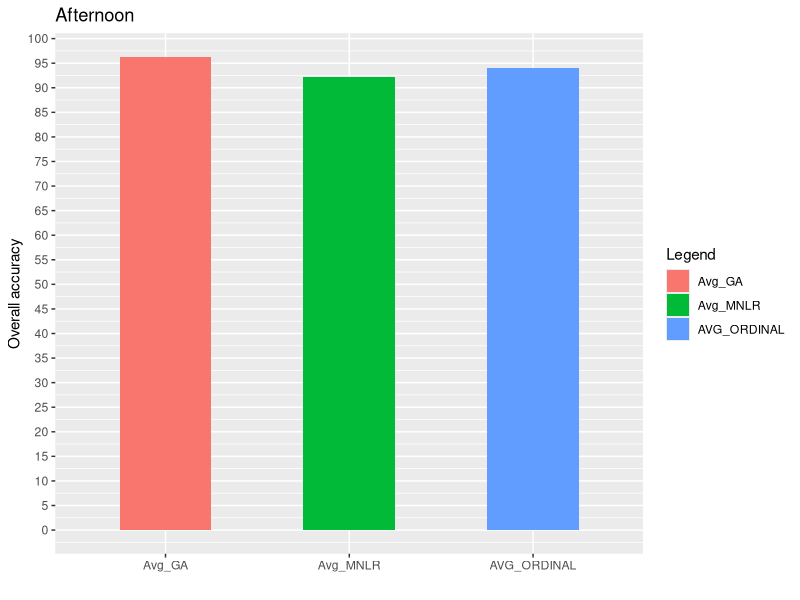

R code for this plot:
library(readxl)
library(ggplot2)

afternoon_AvgOrdinal<-max(unlist(read_excel("Alldata_excel.xlsx", sheet = "All data", range = "R56",col_names = FALSE)))
afternoon_AvgMNLR<-max(unlist(read_excel("Alldata_excel.xlsx",sheet = "All data", range = "R57",col_names = FALSE)))
afternoon_AvgGA<-max(unlist(read_excel("Alldata_excel.xlsx", range = "R58",col_names = FALSE)))


#max(midnight_load)
#geom_hline(yintercept = 0, color = "black", linetype = "solid") #draws the x-axis line

loadData<-data.frame(
  AccuracyAVG = c(afternoon_AvgOrdinal,afternoon_AvgMNLR,afternoon_AvgGA),
  xvalues =c("AVG_ORDINAL","Avg_MNLR","Avg_GA")
)
tiff("afternoonAvgAccuracyBarChart.tiff", units="in", width=10, height=10, res=300)
ggplot(loadData,aes(x=xvalues,y=AccuracyAVG,fill=xvalues))+geom_col(width = 0.5)+
  labs(
    title = "Afternoon",
    x="",
    y="Overall accuracy",
    fill ="Legend"
  )+
  scale_y_continuous(breaks = seq(0,100,by=5))
dev.off()
